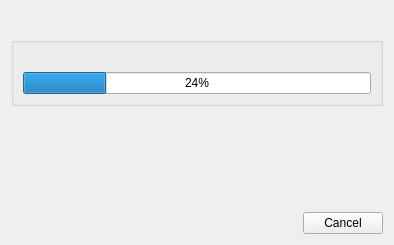
<?xml version="1.0" encoding="UTF-8"?>
<ui version="4.0">
 <class>sIBL_GUI_Download_Manager_Form</class>
 <widget class="QWidget" name="sIBL_GUI_Download_Manager_Form">
  <property name="geometry">
   <rect>
    <x>0</x>
    <y>0</y>
    <width>394</width>
    <height>245</height>
   </rect>
  </property>
  <property name="windowTitle">
   <string>sIBL_GUI - Downloads Manager</string>
  </property>
  <layout class="QGridLayout" name="sIBL_GUI_Download_Manager_Form_gridLayout">
   <item row="0" column="0">
    <layout class="QHBoxLayout" name="Logo_horizontalLayout">
     <item>
      <spacer name="Logo_Left_horizontalSpacer">
       <property name="orientation">
        <enum>Qt::Horizontal</enum>
       </property>
       <property name="sizeHint" stdset="0">
        <size>
         <width>40</width>
         <height>20</height>
        </size>
       </property>
      </spacer>
     </item>
     <item>
      <widget class="QLabel" name="Logo_label">
       <property name="text">
        <string/>
       </property>
       <property name="pixmap">
        <pixmap>:/sIBL_GUI FTP/Resources/sIBL_GUI_Small_Logo.png</pixmap>
       </property>
      </widget>
     </item>
     <item>
      <spacer name="Logo_Right_horizontalSpacer">
       <property name="orientation">
        <enum>Qt::Horizontal</enum>
       </property>
       <property name="sizeHint" stdset="0">
        <size>
         <width>40</width>
         <height>20</height>
        </size>
       </property>
      </spacer>
     </item>
    </layout>
   </item>
   <item row="1" column="0">
    <widget class="QGroupBox" name="Downloads_groupBox">
     <property name="statusTip">
      <string>Downloads Group Box: Current downloads.</string>
     </property>
     <property name="title">
      <string/>
     </property>
     <property name="alignment">
      <set>Qt::AlignBottom|Qt::AlignLeading|Qt::AlignLeft</set>
     </property>
     <layout class="QGridLayout" name="Online_Repository_groupBox_gridLayout">
      <item row="0" column="0">
       <widget class="QLabel" name="Current_File_label"/>
      </item>
      <item row="1" column="0">
       <widget class="QProgressBar" name="Download_progressBar">
        <property name="value">
         <number>24</number>
        </property>
       </widget>
      </item>
     </layout>
    </widget>
   </item>
   <item row="3" column="0">
    <layout class="QHBoxLayout" name="Buttons_horizontalLayout">
     <item>
      <spacer name="Buttons_horizontalSpacer">
       <property name="orientation">
        <enum>Qt::Horizontal</enum>
       </property>
       <property name="sizeHint" stdset="0">
        <size>
         <width>40</width>
         <height>20</height>
        </size>
       </property>
      </spacer>
     </item>
     <item>
      <widget class="QPushButton" name="Cancel_Close_pushButton">
       <property name="statusTip">
        <string>Cancel / Close Push Button: Cancel / Close The Download Manager / Current Download.</string>
       </property>
       <property name="text">
        <string>Cancel</string>
       </property>
      </widget>
     </item>
    </layout>
   </item>
   <item row="2" column="0">
    <spacer name="verticalSpacer">
     <property name="orientation">
      <enum>Qt::Vertical</enum>
     </property>
     <property name="sizeHint" stdset="0">
      <size>
       <width>20</width>
       <height>40</height>
      </size>
     </property>
    </spacer>
   </item>
  </layout>
 </widget>
 <resources/>
 <connections/>
</ui>
